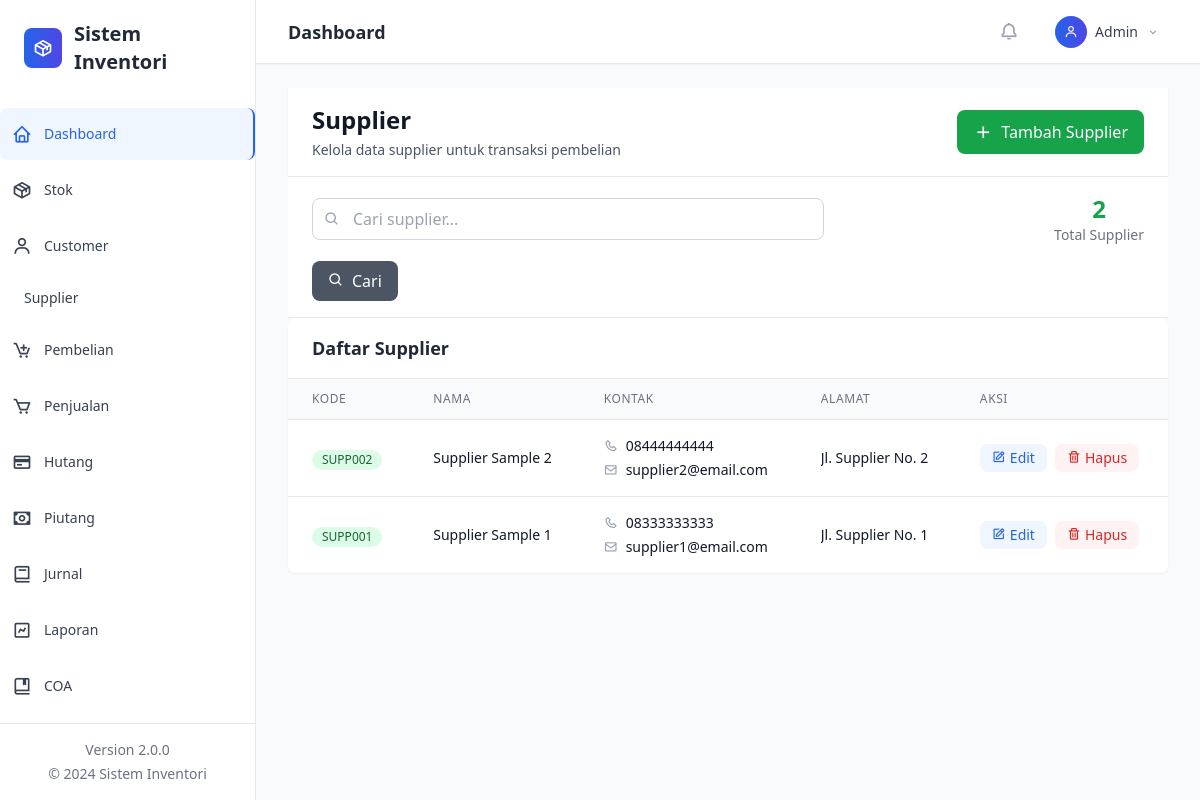
/?page=supplier, run on the app's committed database.
### tables this page shows
CREATE TABLE supplier (
    id INTEGER PRIMARY KEY AUTOINCREMENT,
    kode TEXT UNIQUE NOT NULL,
    nama TEXT NOT NULL,
    alamat TEXT,
    telepon TEXT,
    email TEXT,
    created_at DATETIME DEFAULT CURRENT_TIMESTAMP,
    updated_at DATETIME DEFAULT CURRENT_TIMESTAMP
);

### classes/Database.php (called while the page is built, shortened)
<?php
class Database {
    private $pdo;
    private static $instance = null;
    private function __construct() {
        try {
            $this->pdo = new PDO('sqlite:' . DB_FILE);
            $this->pdo->setAttribute(PDO::ATTR_ERRMODE, PDO::ERRMODE_EXCEPTION);
            $this->pdo->exec('PRAGMA foreign_keys = ON;');
            $this->initializeTables();
        } catch (Exception $e) {
            if (DEBUG_MODE) {
                die('Database Error: ' . $e->getMessage());
            } else {
                die('Database connection failed. Please contact administrator.');
            }
        }
    }
    public static function getInstance() {
        if (self::$instance === null) {
            self::$instance = new self();
        }
        return self::$instance;
    }
    private function initializeTables() {
        if (file_exists(INIT_SQL)) {
            $sql = file_get_contents(INIT_SQL);
            $stmts = array_filter(array_map('trim', explode(';', $sql)));
            foreach ($stmts as $stmt) {
                if ($stmt) {
                    $this->pdo->exec($stmt);
                }
            }
        }
        $this->createProfileTable();
    }
    private function createProfileTable() {
        $sql = "CREATE TABLE IF NOT EXISTS profil_perusahaan (
            id INTEGER PRIMARY KEY AUTOINCREMENT,
            nama_perusahaan TEXT NOT NULL,
            alamat TEXT,
            telepon TEXT,
            email TEXT,
            website TEXT,
            logo TEXT,
            npwp TEXT,
            created_at DATETIME DEFAULT CURRENT_TIMESTAMP,
            updated_at DATETIME DEFAULT CURRENT_TIMESTAMP
        )";
        $this->pdo->exec($sql);
        $stmt = $this->pdo->prepare("SELECT COUNT(*) FROM profil_perusahaan");
        $stmt->execute();
    }
    public function query($sql, $params = []) {
        try {
            $stmt = $this->pdo->prepare($sql);
            $stmt->execute($params);
            return $stmt;
        } catch (Exception $e) {
            if (DEBUG_MODE) {
                throw new Exception('Query Error: ' . $e->getMessage());
            } else {
                throw new Exception('Database operation failed.');
            }
        }
    }
    public function fetchAll($sql, $params = []) {
        return $this->query($sql, $params)->fetchAll(PDO::FETCH_ASSOC);
    }
    public function fetch($sql, $params = []) {
        return $this->query($sql, $params)->fetch(PDO::FETCH_ASSOC);
    }
}
?>

### views/supplier/index.php (the view, shortened to what this page needs)
<?php
$search = $_GET['search'] ?? '';
$whereClause = '';
$params = [];
$page = max(1, (int)($_GET['p'] ?? 1));
$perPage = 10;
$offset = ($page - 1) * $perPage;
$totalRows = $db->fetch("SELECT COUNT(*) as total FROM supplier $whereClause", $params)['total'];
$rows = $db->fetchAll("SELECT * FROM supplier $whereClause ORDER BY id DESC LIMIT ? OFFSET ?",
    array_merge($params, [$perPage, $offset]));
?>
<div class="bg-white shadow-sm border-b border-gray-200">
    <div class="px-6 py-4">
        <div class="flex items-center justify-between">
            <div>
                <h1 class="text-2xl font-bold text-gray-900">Supplier</h1>
                <p class="text-sm text-gray-600 mt-1">Kelola data supplier untuk transaksi pembelian</p>
            </div>
            <button onclick="openTambah()" class="bg-green-600 hover:bg-green-700 text-white px-4 py-2 rounded-lg flex items-center space-x-2 transition-colors">
                <i class='bx bx-plus text-xl'></i>
                <span>Tambah Supplier</span>
            </button>
        </div>
    </div>
</div>
<div class="bg-white border-b border-gray-200 px-6 py-4">
    <div class="flex flex-col sm:flex-row sm:items-center sm:justify-between space-y-4 sm:space-y-0">
        <div class="flex-1 max-w-lg">
            <div class="relative">
                <input type="text" id="searchInput" placeholder="Cari supplier..."
                       value="<?php echo htmlspecialchars($search); ?>"
                       class="w-full pl-10 pr-4 py-2 border border-gray-300 rounded-lg focus:ring-2 focus:ring-green-500 focus:border-green-500">
                <div class="absolute inset-y-0 left-0 pl-3 flex items-center pointer-events-none">
                </div>
            </div>
        </div>
        <div class="flex items-center space-x-4">
            <div class="text-center">
                <div class="text-2xl font-bold text-green-600"><?php echo $totalRows; ?></div>
                <div class="text-sm text-gray-500">Total Supplier</div>
            </div>
        </div>
    </div>
    <div class="mt-4">
        <button onclick="performSearch()" class="bg-gray-600 hover:bg-gray-700 text-white px-4 py-2 rounded-lg transition-colors">
            <i class='bx bx-search mr-2'></i>Cari
        </button>
    </div>
</div>
<div class="bg-white shadow-sm rounded-lg overflow-hidden">
    <div class="px-6 py-4 border-b border-gray-200">
        <h3 class="text-lg font-semibold text-gray-800">Daftar Supplier</h3>
    </div>
    <?php if (empty($rows)): ?>
        <div class="text-center py-12">
            <i class='bx bx-store text-6xl text-gray-300 mb-4'></i>
            <h3 class="text-lg font-medium text-gray-900 mb-2">Belum ada supplier</h3>
            <p class="text-gray-500 mb-4">Mulai dengan menambahkan supplier pertama Anda</p>
            <button onclick="openTambah()" class="bg-green-600 hover:bg-green-700 text-white px-4 py-2 rounded-lg">
                <i class='bx bx-plus mr-2'></i>Tambah Supplier
            </button>
        </div>
    <?php else: ?>
        <div class="overflow-x-auto">
            <table class="min-w-full divide-y divide-gray-200">
                <thead class="bg-gray-50">
                    <tr>
                        <th class="px-6 py-3 text-left text-xs font-medium text-gray-500 uppercase tracking-wider">Kode</th>
                        <th class="px-6 py-3 text-left text-xs font-medium text-gray-500 uppercase tracking-wider">Nama</th>
                        <th class="px-6 py-3 text-left text-xs font-medium text-gray-500 uppercase tracking-wider">Kontak</th>
                        <th class="px-6 py-3 text-left text-xs font-medium text-gray-500 uppercase tracking-wider">Alamat</th>
                        <th class="px-6 py-3 text-left text-xs font-medium text-gray-500 uppercase tracking-wider">Aksi</th>
                    </tr>
                </thead>
                <tbody class="bg-white divide-y divide-gray-200">
                    <?php foreach ($rows as $row): ?>
                        <tr class="hover:bg-gray-50">
                            <td class="px-6 py-4 whitespace-nowrap">
                                <span class="inline-flex items-center px-2.5 py-0.5 rounded-full text-xs font-medium bg-green-100 text-green-800">
                                    <?php echo htmlspecialchars($row['kode']); ?>
                                </span>
                            </td>
                            <td class="px-6 py-4 whitespace-nowrap">
                                <div class="text-sm font-medium text-gray-900"><?php echo htmlspecialchars($row['nama']); ?></div>
                            </td>
                            <td class="px-6 py-4 whitespace-nowrap">
                                <div class="text-sm text-gray-900">
                                    <?php if ($row['telepon']): ?>
                                        <div class="flex items-center space-x-2">
                                            <i class='bx bx-phone text-gray-400'></i>
                                            <span><?php echo htmlspecialchars($row['telepon']); ?></span>
                                        </div>
                                    <?php endif; ?>
                                    <?php if ($row['email']): ?>
                                        <div class="flex items-center space-x-2 mt-1">
                                            <i class='bx bx-envelope text-gray-400'></i>
                                            <span><?php echo htmlspecialchars($row['email']); ?></span>
                                        </div>
                                    <?php endif; ?>
                                </div>
                            </td>
                            <td class="px-6 py-4">
                                <div class="text-sm text-gray-900 max-w-xs truncate">
                                    <?php echo $row['alamat'] ? htmlspecialchars($row['alamat']) : '-'; ?>
                                </div>
                            </td>
                            <td class="px-6 py-4 whitespace-nowrap text-sm font-medium">
                                <div class="flex items-center space-x-2">
                                    <button onclick="edit(<?php echo $row['id']; ?>)"
                                            class="text-blue-600 hover:text-blue-900 bg-blue-50 hover:bg-blue-100 px-3 py-1 rounded-lg transition-colors">
                                        <i class='bx bx-edit mr-1'></i>Edit
                                    </button>
                                    <button onclick="hapus(<?php echo $row['id']; ?>)"
                                            class="text-red-600 hover:text-red-900 bg-red-50 hover:bg-red-100 px-3 py-1 rounded-lg transition-colors">
                                        <i class='bx bx-trash mr-1'></i>Hapus
                                    </button>
                                </div>
                            </td>
                        </tr>
                    <?php endforeach; ?>
                </tbody>
            </table>
        </div>
    <?php endif; ?>
</div>

### data on the page
supplier: kode "SUPP002", nama "Supplier Sample 2", telepon "08444444444", email "supplier2@email.com", alamat "Jl. Supplier No. 2"
supplier: kode "SUPP001", nama "Supplier Sample 1", telepon "08333333333", email "supplier1@email.com", alamat "Jl. Supplier No. 1"

### other printed values
APP_NAME "Sistem Inventori"
APP_VERSION "2.0.0"
$pageTitles[$page] "Dashboard"
$totalRows "2"
